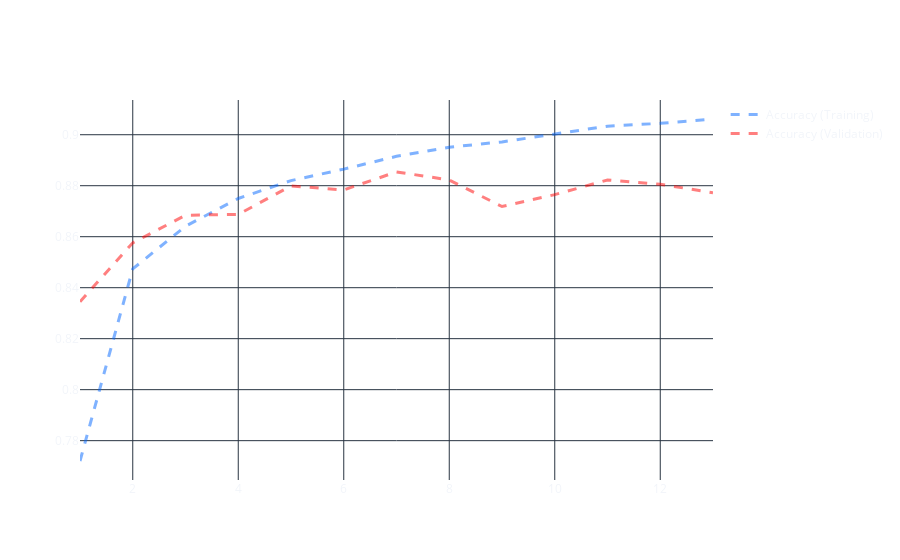
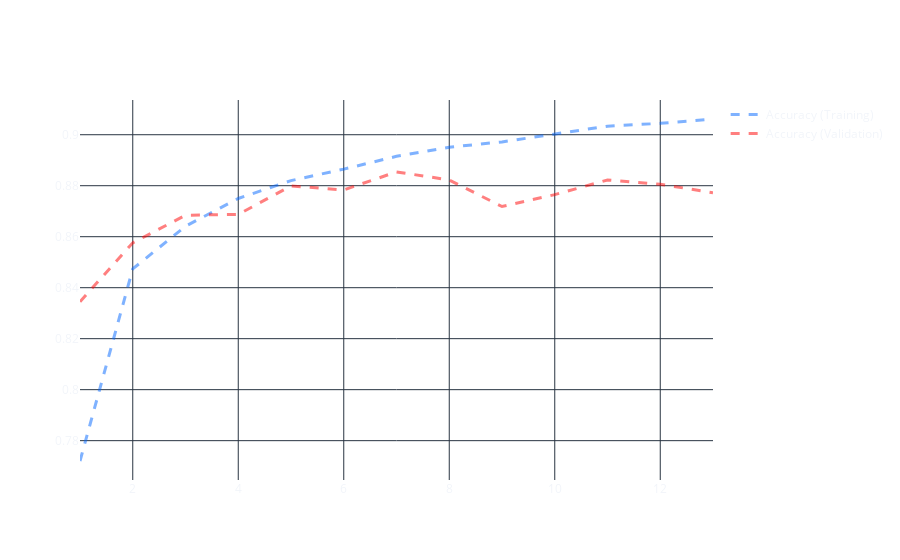

Write notebook code for charts like these, in order.
### Markdown cell above
Now that the hyperparameters have been optimized, we can train a new model from scratch for a greater number of epochs. Additionally, since we "_know what works_," we can try our own experiments in a more constrained research space.

### Code cell
import tensorflow as tf

model = Sequential()

model.add(layers.Flatten(input_shape=(28, 28)))
model.add(layers.Dense(64, activation='relu'))
model.add(layers.Dropout(0.01))

model.add(layers.Dense(256, activation='relu'))
model.add(layers.Dropout(0))

model.add(layers.Dense(256, activation='relu'))
model.add(layers.Dropout(0.25))

model.add(layers.Dense(10, activation='softmax'))

model.compile(optimizer='rmsprop',
            loss='categorical_crossentropy',
            metrics=['categorical_accuracy'])

my_callbacks = [
    tf.keras.callbacks.EarlyStopping(monitor='val_loss', 
                                    patience=8),  
    tf.keras.callbacks.ModelCheckpoint(filepath='models/model.{epoch:02d}-{val_loss:.2f}.h5', 
                                        monitor='val_loss', 
                                        save_best_only=True,),  
]

print("Version: ", tf.__version__)
print("Eager mode: ", tf.executing_eagerly())
print("GPU is", "available" if tf.config.list_physical_devices('GPU') else "NOT AVAILABLE")

history = model.fit(x_train, y_train,
                batch_size=128, epochs=16,
                validation_split=0.2, verbose=2,
                callbacks=my_callbacks)

history_dict = history.history

acc = history_dict['categorical_accuracy']
val_acc = history_dict['val_categorical_accuracy']
loss = history_dict['loss']
val_loss = history_dict['val_loss']

epochs = range(1, len(acc) + 1)

import plotly.graph_objects as go

fig = go.Figure(layout={'template': 'plotly_dark'})

fig.add_trace(go.Scatter(x=list(epochs), y=acc,
                         line_color='rgba(0, 102, 255, 0.5)', line=dict(width=3, dash='dash'), name='Accuracy (Training)', mode='lines',
                         hoverlabel=dict(namelength=-1),
                         hovertemplate='Accuracy (Training): %{y:.5f} acc <extra></extra>',
                         showlegend=True))
fig.add_trace(go.Scatter(x=list(epochs), y=val_acc,
                         line_color='rgba(255, 0, 0, 0.5)', line=dict(width=3, dash='dash'), name='Accuracy (Validation)', mode='lines',
                         hoverlabel=dict(namelength=-1),
                         hovertemplate='Accuracy (Validation): %{y:.2f} acc <extra></extra>',
                         showlegend=True))


fig.update_layout(
    paper_bgcolor='rgba(0, 0, 0, 0)',
    plot_bgcolor='rgba(0, 0, 0, 0)'

)

fig.show()


fig2 = go.Figure(layout={'template': 'plotly_dark'})

fig2.add_trace(go.Scatter(x=list(epochs), y=loss,
                          line_color='rgba(0, 102, 255, 0.5)', line=dict(width=3, dash='dash'), name='Loss (Training)', mode='lines',
                          hoverlabel=dict(namelength=-1),
                          hovertemplate='Loss (Training): %{y:.5f} loss <extra></extra>',
                          showlegend=True))
fig2.add_trace(go.Scatter(x=list(epochs), y=val_loss,
                          line_color='rgba(255, 0, 0, 0.5)', line=dict(width=3, dash='dash'), name='Loss (Validation)', mode='lines',
                          hoverlabel=dict(namelength=-1),
                          hovertemplate='Loss (Validation): %{y:.2f} loss <extra></extra>',
                          showlegend=True))

fig2.update_layout(
    paper_bgcolor='rgba(0, 0, 0, 0)',
    plot_bgcolor='rgba(0, 0, 0, 0)'

)
fig.show()

test_loss_score, test_acc_score = model.evaluate(x_test, y_test)

print(f'Final Loss: {round(test_loss_score, 2)}.')
print(f'Final Performance: {round(test_acc_score * 100, 2)} %.')

### Figure 1 — Plotly figure (JSON) as saved in the notebook; plotly's stock layout.template omitted (floating-point values rounded to 4 significant figures)
{"data": [{"hoverlabel": {"namelength": -1}, "hovertemplate": "Accuracy (Training): %{y:.5f} acc <extra></extra>", "line": {"color": "rgba(0, 102, 255, 0.5)", "dash": "dash", "width": 3}, "mode": "lines", "name": "Accuracy (Training)", "showlegend": true, "type": "scatter", "x": [1, 2, 3, 4, 5, 6, 7, 8, 9, 10, 11, 12, 13], "y": [0.772, 0.8474, 0.8641, 0.875, 0.882, 0.8865, 0.8915, 0.8951, 0.8972, 0.9002, 0.9034, 0.9045, 0.9062]}, {"hoverlabel": {"namelength": -1}, "hovertemplate": "Accuracy (Validation): %{y:.2f} acc <extra></extra>", "line": {"color": "rgba(255, 0, 0, 0.5)", "dash": "dash", "width": 3}, "mode": "lines", "name": "Accuracy (Validation)", "showlegend": true, "type": "scatter", "x": [1, 2, 3, 4, 5, 6, 7, 8, 9, 10, 11, 12, 13], "y": [0.8345, 0.8576, 0.8684, 0.8687, 0.8799, 0.8783, 0.8854, 0.8823, 0.8718, 0.8765, 0.8823, 0.8806, 0.8773]}], "layout": {"paper_bgcolor": "rgba(0, 0, 0, 0)", "plot_bgcolor": "rgba(0, 0, 0, 0)"}}

### Figure 2 — Plotly figure (JSON) as saved in the notebook; plotly's stock layout.template omitted (floating-point values rounded to 4 significant figures)
{"data": [{"hoverlabel": {"namelength": -1}, "hovertemplate": "Accuracy (Training): %{y:.5f} acc <extra></extra>", "line": {"color": "rgba(0, 102, 255, 0.5)", "dash": "dash", "width": 3}, "mode": "lines", "name": "Accuracy (Training)", "showlegend": true, "type": "scatter", "x": [1, 2, 3, 4, 5, 6, 7, 8, 9, 10, 11, 12, 13], "y": [0.772, 0.8474, 0.8641, 0.875, 0.882, 0.8865, 0.8915, 0.8951, 0.8972, 0.9002, 0.9034, 0.9045, 0.9062]}, {"hoverlabel": {"namelength": -1}, "hovertemplate": "Accuracy (Validation): %{y:.2f} acc <extra></extra>", "line": {"color": "rgba(255, 0, 0, 0.5)", "dash": "dash", "width": 3}, "mode": "lines", "name": "Accuracy (Validation)", "showlegend": true, "type": "scatter", "x": [1, 2, 3, 4, 5, 6, 7, 8, 9, 10, 11, 12, 13], "y": [0.8345, 0.8576, 0.8684, 0.8687, 0.8799, 0.8783, 0.8854, 0.8823, 0.8718, 0.8765, 0.8823, 0.8806, 0.8773]}], "layout": {"paper_bgcolor": "rgba(0, 0, 0, 0)", "plot_bgcolor": "rgba(0, 0, 0, 0)"}}
